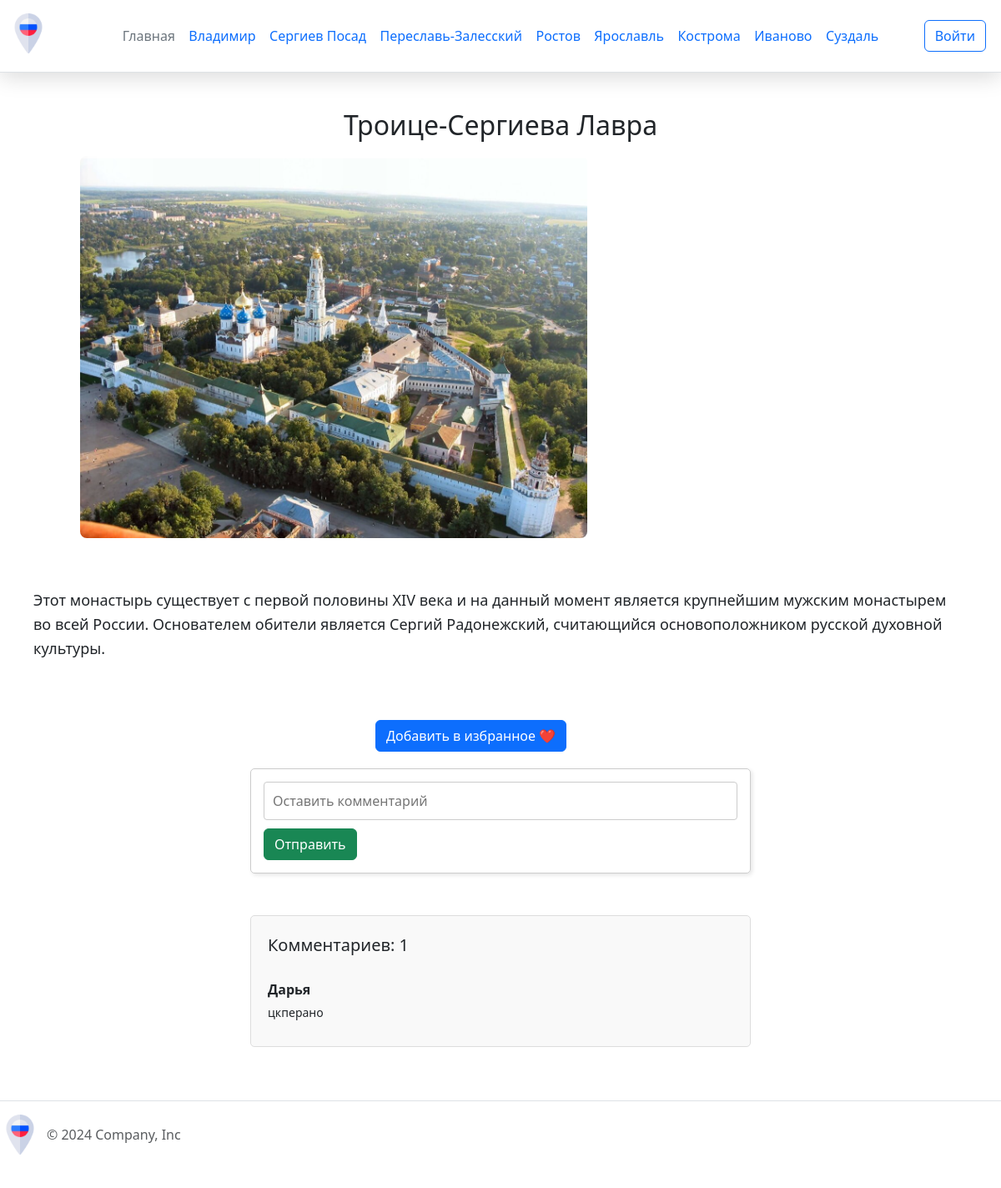
The app's page /attraction_detail/6, older data.
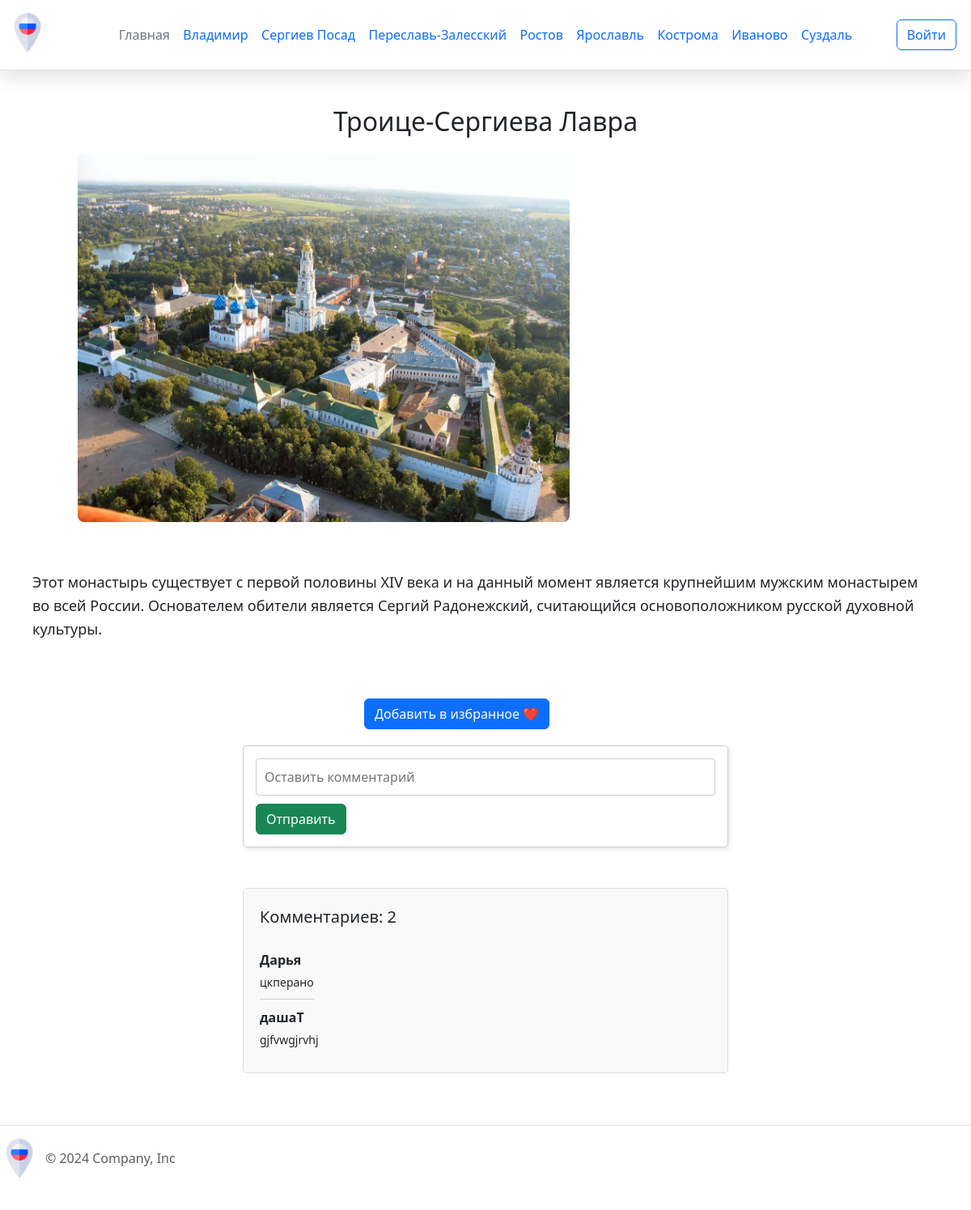
The same page, newer data.
### app.py (models this page shows, shortened)
class City(db.Model):
    city_id = db.Column(db.Integer, primary_key=True)
    city_name = db.Column(db.String(20), nullable=False)
    photo = db.Column(db.LargeBinary, nullable=False)
    description = db.Column(db.Text, nullable=False)

class Feedback(db.Model):
    feedback_id = db.Column(db.Integer, primary_key=True)
    comment = db.Column(db.String(100), nullable=False)
    user_id = db.Column(db.Integer, db.ForeignKey('user.user_id'), nullable=False)
    attraction_id = db.Column(db.Integer, db.ForeignKey('attraction.attraction_id'), nullable=False)

class User(UserMixin, db.Model):
    user_id = db.Column(db.Integer, primary_key=True)
    name = db.Column(db.String(20), nullable=False)
    email = db.Column(db.String(40), nullable=False, unique=True)
    password = db.Column(db.Text, nullable=False)

### app.py (the view, shortened to what this page needs)
@app.route("/attraction_detail/<int:attraction_id>", methods=['POST', 'GET'])
def attraction_detail(attraction_id):
    attraction = Attraction.query.get(attraction_id)
    comments = db.session.query(Feedback, User.name).join(User).filter(Feedback.attraction_id == attraction_id).all()
    coordinates = {'latitude': attraction.latitude, 'longitude': attraction.longitude}
    return render_template('attraction_detail.html', attraction=attraction, comments=comments, coordinates=coordinates)

### app.py (called while the page is built)
@app.context_processor
def inject_cities():
    cities = City.query.all()
    return dict(cities=cities)

### templates/attraction_detail.html (shortened to what this page needs)
{% extends 'base.html' %}
{% block content %}
<div class="attraction-container">
    <h2>{{ attraction.attraction_name }}</h2>
    <div class="attraction-grid">
        <div class="attraction-photo">
            <img src="{{ url_for('static', filename='img/' + attraction.photo) }}" class="img-fluid" alt="{{ attraction.attraction_name }}">
        </div>
        <div id="map" style="width:100%; height:400px;"></div>
        <p class="about">{{ attraction.description }}</p>
    </div>
    <form action="{{ url_for('add_to_favorites', attraction_id=attraction.attraction_id) }}" method="POST">
        <button type="submit" class="btn btn-primary mt-3">Добавить в избранное ❤️</button>
    </form>
    <form method="post" class="comment-container">
        <input type="text" name="comment" placeholder="Оставить комментарий" class="comment-form"><br>
        <button class="btn btn-success" type="submit">Отправить</button>
    </form>
    <div class="comments-section">
        <div>
            <p style="font-size: 20px;">Комментариев: {{ comments|length }}</p>
        </div>
        {% for feedback, username in comments %}
            <div class="comment">
                <div class="comment-username">{{ username }}</div>
                <div class="comment-text">{{ feedback.comment }}</div>
            </div>
        {% endfor %}
    </div>
</div>
{% endblock %}

### templates/base.html (shortened to what this page needs)
<!DOCTYPE html>
<html lang="en">
<head>
    <link href="https://cdn.jsdelivr.net/npm/bootstrap@5.3.3/dist/css/bootstrap.min.css" rel="stylesheet">
    <link rel="stylesheet" href="https://cdnjs.cloudflare.com/ajax/libs/font-awesome/6.2.0/css/all.min.css" />
    <link rel="stylesheet" href="https://cdn.jsdelivr.net/npm/sweetalert2@11/dist/sweetalert2.min.css">
    <link rel="stylesheet" href="{{url_for('static', filename='css/main.css')}}">
</head>
<body>
    <div class="page">
        <header class="d-flex flex-wrap align-items-center justify-content-center justify-content-md-between py-3 mb-4 border-bottom">
          <div class="col-md-3 mb-2 mb-md-0">
            <a href="/" class="d-inline-flex link-body-emphasis text-decoration-none">
              <img class="header__img" src="{{ url_for('static', filename='img/russia.png') }}" alt="russia">
            </a>
          </div>
          <div class="col-md-6 mb-0 mb-md-0 d-flex justify-content-center">
            <ul class="nav col-12 col-md-auto mb-2 justify-content-center mb-md-0">
              <li><a href="{{ url_for('index') }}" class="nav-link px-2 link-secondary">Главная</a></li>
              {% for city in cities %}
                <li class="nav-item">
                  <a class="nav-link" href="{{ url_for('city_detail', city_id=city.city_id) }}">{{ city.city_name }}</a>
                </li>
              {% endfor %}
            </ul>
          </div>
          <div class="col-md-3 text-end">
            {% if current_user.is_authenticated %}
                <a href="{{ url_for('lk') }}">
                    <button type="button" class="btn btn-outline-primary me-2">{{ current_user.name }}</button>
                </a>
            {% else %}
                <a href="{{ url_for('login') }}">
                    <button type="button" class="btn btn-outline-primary me-2">Войти</button>
                </a>
            {% endif %}
        </div>
        </header>
        <div class="content">
            {% block content %}{% endblock %}
        </div>
        <footer class="d-flex flex-wrap justify-content-between align-items-center py-3 my-4 border-top">
            <div class="col-md-4 d-flex align-items-center">
              <a href="/" class="mb-3 me-2 mb-md-0 text-body-secondary text-decoration-none lh-1">
                <img class="header__img" src="{{ url_for('static', filename='img/russia.png') }}" alt="russia">
              </a>
              <span class="mb-3 mb-md-0 text-body-secondary">© 2024 Company, Inc</span>
            </div>
          </footer>
</body>
</html>

Row changes from the older to the newer data that the page shows:
added Feedback: name "дашаT", comment "gjfvwgjrvhj"
Text that changed along with them:
{{ comments|length }}: "1" → "2"
